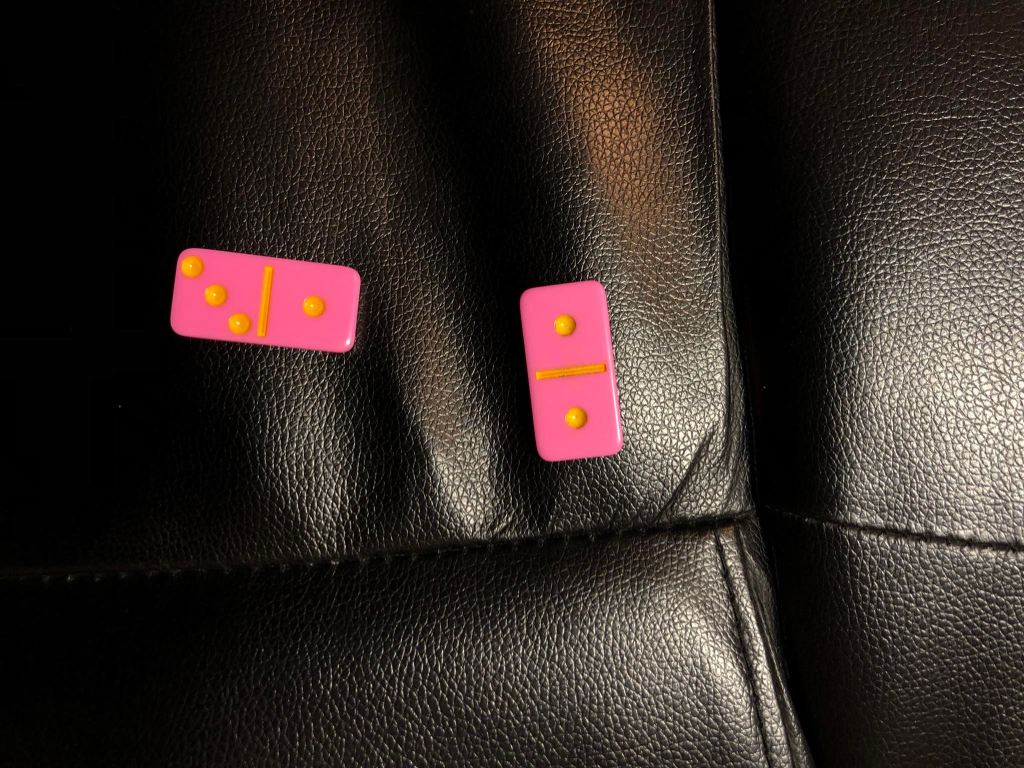
#> input picture example_data/b5.jpg, 2048 x 1536 px, given in place of q1.jpg, which was not available (shown at 1/2 size)
$ python diceRecognition.py   (older library calls are emulated)
#> lines starting #> are read from the running program, lines starting #| are printed output that depends on the picture; after the words box and inside, x2 and y2 are one past the last pixel; in counts of white or black regions, pixels touching at a corner belong together; pictures that were not available may be replaced by others from this repository, and a replacement may not be noted
import cv2
import numpy as np
import time
from sklearn import cluster
import os

params = cv2.SimpleBlobDetector_Params()

params.filterByInertia
params.minInertiaRatio = 0.4
params.filterByConvexity
params.minConvexity = 0.5
params.filterByArea
params.minArea = 800


detector = cv2.SimpleBlobDetector_create(params)


def get_yellow(frame):
    frame_blurred = cv2.medianBlur(frame, 11)
    # cv2.imshow("Blured image", resizeDown(frame_blurred))

    frame_hsv = cv2.cvtColor(frame_blurred, cv2.COLOR_BGR2HSV)
    # cv2.imshow("Blured hsv", resizeDown(frame_hsv))


    lower_yellow = np.array([10, 100, 100])
    upper_yellow = np.array([40, 255, 255])

    mask = cv2.inRange(frame_hsv, lower_yellow, upper_yellow)
    rev_image = cv2.bitwise_not(mask)
    # cv2.imshow("Reversed", resizeDown(rev_image))
    # cv2.imwrite('no_convercity.jpg', resizeDown(rev_image))

    return rev_image


def get_blobs(frame):
    blobs = detector.detect(frame)

    return blobs


def get_dice_from_blobs(blobs):
    # Get centroids of all blobs
    X = []
    for b in blobs:
        pos = b.pt

        if pos != None:
            X.append(pos)

    X = np.asarray(X)

    if len(X) > 0:
        # Important to set min_sample to 0, as a dice may only have one dot
        clustering = cluster.DBSCAN(eps=240, min_samples=0).fit(X)

        # Find the largest label assigned + 1, that's the number of dice found
        num_dice = max(clustering.labels_) + 1

        dice = []

        # Calculate centroid of each dice, the average between all a dice's dots
        for i in range(num_dice):
            X_dice = X[clustering.labels_ == i]

            centroid_dice = np.mean(X_dice, axis=0)

            dice.append([len(X_dice), *centroid_dice])

        return dice

    else:
        return []


# [30 lines left out: functions overlay_info, resizeDown, not called in this run]


def photos_check():
    # listOfFiles = ["w10.jpg", "w2.jpg", "w3.jpg", "w4.jpg", "w5.jpg", "w6.jpg", "w7.jpg", "w8.jpg", "w9.jpg", "w1.jpg"]
    # listOfFiles = ["b1.jpg", "b2.jpg", "b3.jpg", "b4.jpg", "b5.jpg", "b6.jpg", "b7.jpg", "b8.jpg", "b9.jpg", "b10.jpg"]
    # listOfFiles = ["y10.jpg", "y2.jpg", "y3.jpg", "y4.jpg", "y5.jpg", "y6.jpg", "y7.jpg", "y8.jpg", "y9.jpg", "y1.jpg"]
    listOfFiles = ["q1.jpg", "q2.jpg", "q3.jpg", "q4.jpg", "q5.jpg", "q6.jpg", "q7.jpg", "q8.jpg", "q9.jpg", "q10.jpg"]

    files = []

    for nameOfFile in listOfFiles:
        files.append(cv2.imread(nameOfFile))

    # while(True):
    for img in files:
        yellow_frame = get_yellow(img)
        blobs = get_blobs(yellow_frame)
        dice = get_dice_from_blobs(blobs)
        out_frame = overlay_info(img, dice, blobs)
        cv2.imshow("Resized image", resizeDown(img))
        time.sleep(4)
        # cv2.imwrite('no_area.jpg', img)
        res = cv2.waitKey(1)
        # # Stop if the user presses "q"
        if res & 0xFF == ord('q'):
            break
#> this loop made 1 pass
#> pass 1, in get_yellow, `frame_blurred = cv2.medianBlur(frame, 11)`:
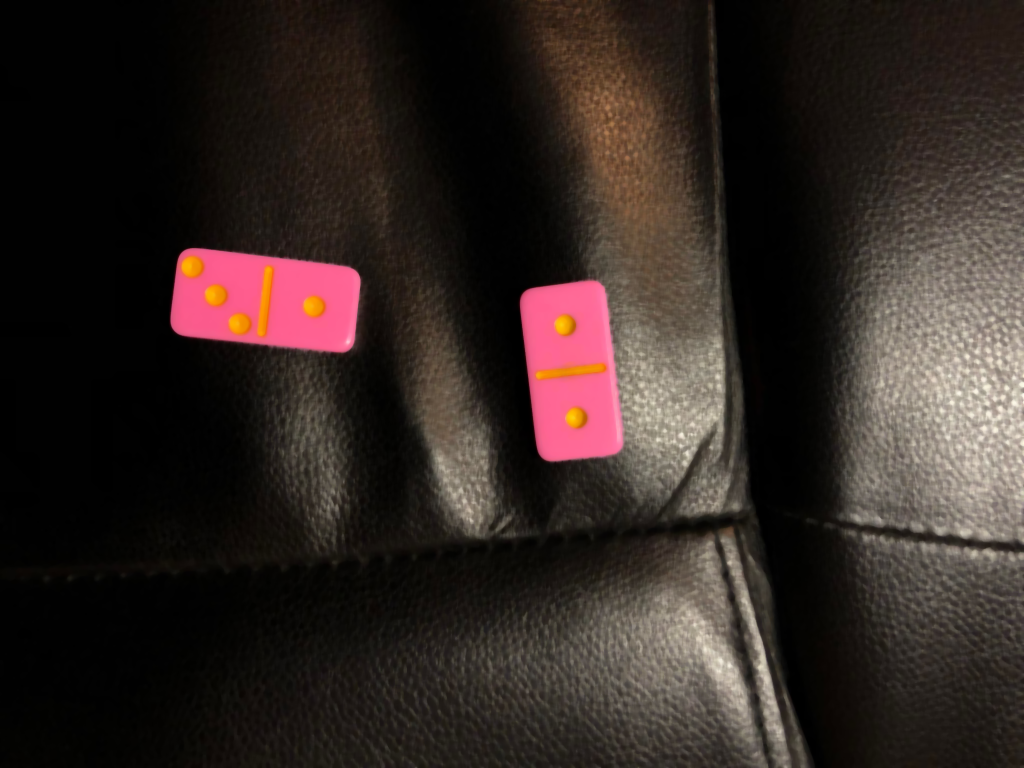
#> frame_blurred: shape (1536, 2048, 3) (shown at 1/2 size); mean B, G, R 35.2, 39.1, 49.7
#> pass 1, in get_yellow, `mask = cv2.inRange(frame_hsv, lower_yellow, upper_yellow)`:
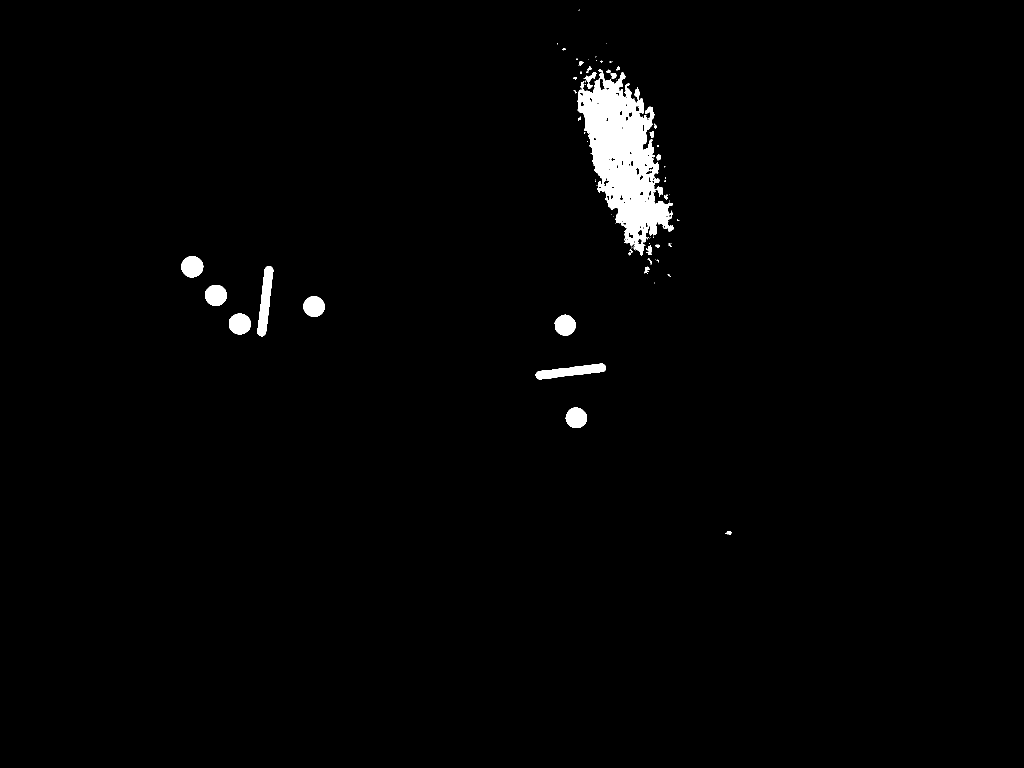
#> mask: shape (1536, 2048) (shown at 1/2 size); 1.5% white; 81 white regions (54 under 20 px), largest, box (x1, y1, x2, y2) and area: (1155, 138, 1347, 512) 33631, (515, 532, 547, 673) 2428, (1071, 727, 1212, 759) 2298
#> pass 1, in get_yellow, `rev_image = cv2.bitwise_not(mask)`:
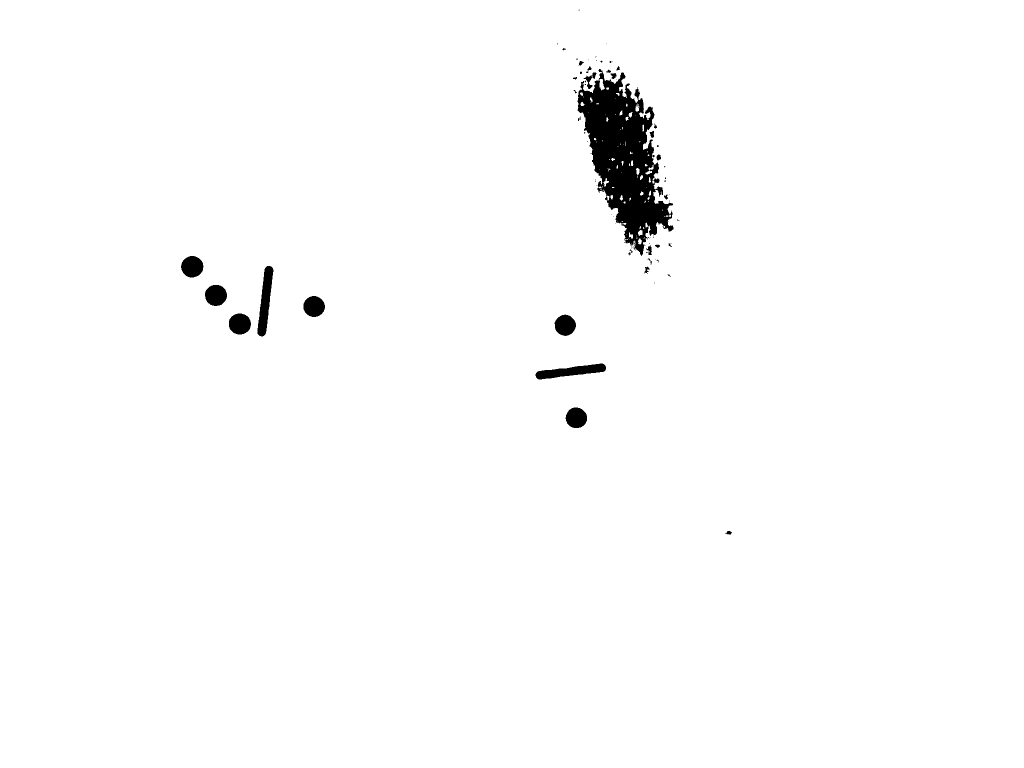
#> rev_image: shape (1536, 2048) (shown at 1/2 size); 98.5% white; 81 black regions (54 under 20 px), largest, box (x1, y1, x2, y2) and area: (1155, 138, 1347, 512) 33631, (515, 532, 547, 673) 2428, (1071, 727, 1212, 759) 2298

    cv2.destroyAllWindows()


# [22 lines left out: function video_check, not called in this run]

#> (the run stopped early here; a loop or call above may not have finished)
